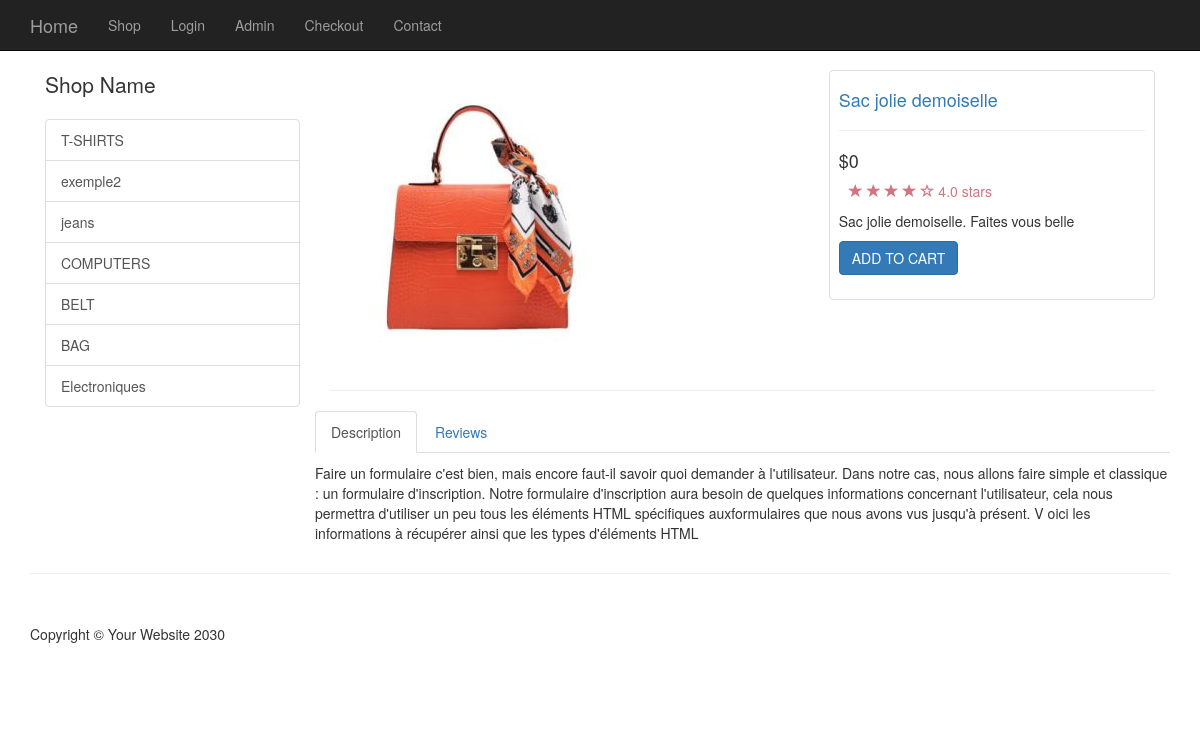
Screenshot of /public/item.php?id=3 with the database file from the repository.
### tables this page shows
CREATE TABLE IF NOT EXISTS `categories` (
  `cat_id` int(11) NOT NULL AUTO_INCREMENT,
  `cat_title` varchar(255) NOT NULL,
  PRIMARY KEY (`cat_id`)
);

CREATE TABLE IF NOT EXISTS `products` (
  `product_id` int(11) NOT NULL AUTO_INCREMENT,
  `product_title` varchar(255) NOT NULL,
  `product_category_id` int(11) NOT NULL,
  `product_price` float NOT NULL,
  `product_quantity` int(11) NOT NULL,
  `product_description` text NOT NULL,
  `short_desc` text NOT NULL,
  `product_image` varchar(255) NOT NULL,
  `user_id` int(11) NOT NULL,
  PRIMARY KEY (`product_id`)
);

### public/item.php (the view, shortened to what this page needs)
<?php require_once(TEMPLATE_FRONT.DS."header.php");?>
<div class="container">
            <?php require_once(TEMPLATE_FRONT.DS."side_nav.php");?>
            <?php
                $query = query("SELECT * FROM products WHERE product_id=".escape_string($_GET['id']) ." ");
                while ($row = fetch_array($query)):
 ?>
<div class="col-md-9">
<div class="row">
    <div class="col-md-7">
       <img class="img-responsive" src="../resources/<?php echo display_image($row['product_image']);  ?>" alt="">
    </div>
    <div class="col-md-5">
        <div class="thumbnail">
    <div class="caption-full">
        <h4><a href="#"><?php echo $row['product_title'];  ?></a> </h4>
        <hr>
        <h4 class=""><?php echo "&#36;". $row['product_price'];  ?></h4>
    <div class="ratings">
        <p>
            <span class="glyphicon glyphicon-star"></span>
            <span class="glyphicon glyphicon-star"></span>
            <span class="glyphicon glyphicon-star"></span>
            <span class="glyphicon glyphicon-star"></span>
            <span class="glyphicon glyphicon-star-empty"></span>
            4.0 stars
        </p>
    </div>
        <p><?php echo $row['short_desc'];  ?></p>
    <form action="">
        <div class="form-group">
            <a href="../resources/cart.php?add=<?php echo $row['product_id'];  ?>" class="btn btn-primary">ADD TO CART</a>
        </div>
    </form>
    </div>
</div>
</div>
</div>
        <hr>
<div class="row">
<div role="tabpanel">
  <ul class="nav nav-tabs" role="tablist">
    <li role="presentation" class="active"><a href="#home" aria-controls="home" role="tab" data-toggle="tab">Description</a></li>
    <li role="presentation"><a href="#profile" aria-controls="profile" role="tab" data-toggle="tab">Reviews</a></li>
  </ul>
  <div class="tab-content">
    <div role="tabpanel" class="tab-pane active" id="home">
    <p><?php echo $row['product_description'];  ?></p>
    </div>
 </div>
</div>
</div>
</div>
<?php endwhile;?>
</div>
<?php require_once(TEMPLATE_FRONT.DS."footer.php");?>

### resources/functions.php (shortened to what this page needs)
<?php
$upload_directory = "uploads/";
	function query($sql){
		global $connection;
		return mysqli_query($connection, $sql);
	}
	function escape_string($string){
		global $connection;
		return mysqli_real_escape_string($connection, $string);
	}
	function fetch_array($result){
		return mysqli_fetch_array($result);
	}
function get_categories(){
	$query = query("SELECT *FROM categories");
     while($row = fetch_array($query)){
     $category_links = <<<DELIMETER
		<a href='category.php?id={$row['cat_id']}' class='list-group-item'>{$row['cat_title']}</a>
DELIMETER;
		echo $category_links;
    }
   }
function display_image($picture){
	global $upload_directory;
	return $upload_directory. DS . $picture;
}
?>

### public/css/shop-homepage.css (style rules this page uses)
body { padding-top: 70px; }
.ratings { padding-right: 10px; padding-left: 10px; color: #d17581; }
.thumbnail { padding: 0; }
.thumbnail .caption-full { padding: 9px; color: #333; }

### rows the page displays
categories: cat_title "T-SHIRTS"
categories: cat_title "exemple2"
categories: cat_title "jeans"
categories: cat_title "COMPUTERS"
categories: cat_title "BELT"
categories: cat_title "BAG"
categories: cat_title "Electroniques"
products: product_image (picture), product_title "Sac jolie demoiselle", product_price "0", short_desc "Sac jolie demoiselle. Faites vous belle", product_description "Faire un formulaire c'est bien, mais encore faut-il savoir quoi demander à l'utilisateur. Dans notre cas, nous allons faire simple et classique : un formulaire d'inscription. Notre formulaire d'inscription aura besoin de quelques informations concernant l'utilisateur, cela nous permettra d'utiliser un peu tous les éléments HTML spécifiques auxformulaires que nous avons vus jusqu'à présent. V oici les informations à récupérer ainsi que les types d'éléments HTML"
